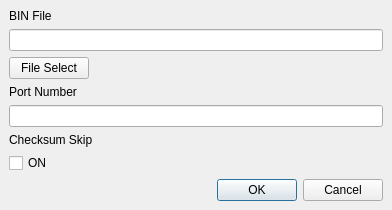
<?xml version="1.0" encoding="UTF-8"?>
<ui version="4.0">
 <class>MainWindow</class>
 <widget class="QMainWindow" name="MainWindow">
  <property name="geometry">
   <rect>
    <x>0</x>
    <y>0</y>
    <width>392</width>
    <height>206</height>
   </rect>
  </property>
  <property name="windowTitle">
   <string>MainWindow</string>
  </property>
  <widget class="QWidget" name="centralwidget">
   <layout class="QHBoxLayout" name="horizontalLayout">
    <item>
     <layout class="QVBoxLayout" name="Outter_Layout" stretch="0,0,0,0,0,0,0,0,0">
      <property name="sizeConstraint">
       <enum>QLayout::SetDefaultConstraint</enum>
      </property>
      <item>
       <widget class="QLabel" name="label">
        <property name="sizePolicy">
         <sizepolicy hsizetype="Fixed" vsizetype="Fixed">
          <horstretch>0</horstretch>
          <verstretch>0</verstretch>
         </sizepolicy>
        </property>
        <property name="text">
         <string>BIN File</string>
        </property>
       </widget>
      </item>
      <item>
       <widget class="QLineEdit" name="lineEdit"/>
      </item>
      <item>
       <widget class="QPushButton" name="pushButton">
        <property name="sizePolicy">
         <sizepolicy hsizetype="Fixed" vsizetype="Fixed">
          <horstretch>0</horstretch>
          <verstretch>0</verstretch>
         </sizepolicy>
        </property>
        <property name="text">
         <string>File Select</string>
        </property>
       </widget>
      </item>
      <item>
       <widget class="QLabel" name="label_2">
        <property name="sizePolicy">
         <sizepolicy hsizetype="Preferred" vsizetype="Fixed">
          <horstretch>0</horstretch>
          <verstretch>0</verstretch>
         </sizepolicy>
        </property>
        <property name="text">
         <string>Port Number</string>
        </property>
       </widget>
      </item>
      <item>
       <widget class="QLineEdit" name="lineEdit_2"/>
      </item>
      <item>
       <widget class="QLabel" name="label_3">
        <property name="sizePolicy">
         <sizepolicy hsizetype="Preferred" vsizetype="Fixed">
          <horstretch>0</horstretch>
          <verstretch>0</verstretch>
         </sizepolicy>
        </property>
        <property name="text">
         <string>Checksum Skip</string>
        </property>
       </widget>
      </item>
      <item>
       <widget class="QCheckBox" name="checkBox">
        <property name="sizePolicy">
         <sizepolicy hsizetype="Minimum" vsizetype="Fixed">
          <horstretch>0</horstretch>
          <verstretch>0</verstretch>
         </sizepolicy>
        </property>
        <property name="text">
         <string>ON</string>
        </property>
       </widget>
      </item>
      <item>
       <spacer name="verticalSpacer">
        <property name="orientation">
         <enum>Qt::Vertical</enum>
        </property>
        <property name="sizeHint" stdset="0">
         <size>
          <width>20</width>
          <height>40</height>
         </size>
        </property>
       </spacer>
      </item>
      <item alignment="Qt::AlignRight">
       <widget class="QDialogButtonBox" name="buttonBox">
        <property name="standardButtons">
         <set>QDialogButtonBox::Cancel|QDialogButtonBox::Ok</set>
        </property>
       </widget>
      </item>
     </layout>
    </item>
   </layout>
  </widget>
 </widget>
 <tabstops>
  <tabstop>lineEdit</tabstop>
  <tabstop>pushButton</tabstop>
  <tabstop>lineEdit_2</tabstop>
  <tabstop>checkBox</tabstop>
 </tabstops>
 <resources/>
 <connections>
  <connection>
   <sender>pushButton</sender>
   <signal>clicked()</signal>
   <receiver>MainWindow</receiver>
   <slot>File_Dialog()</slot>
   <hints>
    <hint type="sourcelabel">
     <x>47</x>
     <y>65</y>
    </hint>
    <hint type="destinationlabel">
     <x>399</x>
     <y>151</y>
    </hint>
   </hints>
  </connection>
  <connection>
   <sender>checkBox</sender>
   <signal>clicked()</signal>
   <receiver>MainWindow</receiver>
   <slot>Checksum_ON_OFF()</slot>
   <hints>
    <hint type="sourcelabel">
     <x>399</x>
     <y>152</y>
    </hint>
    <hint type="destinationlabel">
     <x>399</x>
     <y>151</y>
    </hint>
   </hints>
  </connection>
  <connection>
   <sender>buttonBox</sender>
   <signal>rejected()</signal>
   <receiver>MainWindow</receiver>
   <slot>close()</slot>
   <hints>
    <hint type="sourcelabel">
     <x>737</x>
     <y>277</y>
    </hint>
    <hint type="destinationlabel">
     <x>545</x>
     <y>261</y>
    </hint>
   </hints>
  </connection>
  <connection>
   <sender>buttonBox</sender>
   <signal>accepted()</signal>
   <receiver>MainWindow</receiver>
   <slot>Ok_Clicked()</slot>
   <hints>
    <hint type="sourcelabel">
     <x>711</x>
     <y>282</y>
    </hint>
    <hint type="destinationlabel">
     <x>399</x>
     <y>151</y>
    </hint>
   </hints>
  </connection>
 </connections>
 <slots>
  <slot>File_Dialog()</slot>
  <slot>Checksum_ON_OFF()</slot>
  <slot>Ok_Clicked()</slot>
 </slots>
</ui>
